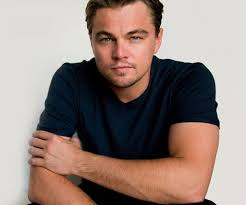
#> input picture opencv2/leo.jpg, 246 x 205 px
$ python transpose.py
#> lines starting #> are read from the running program, lines starting #| are printed output that depends on the picture
# image transpose
# used to rotate image to 90 degrees without any information loss
import cv2
img = cv2.imread('leo.jpg')
#> img is the input picture: shape (205, 246, 3); mean B, G, R 124.6, 131.6, 148.9
r_img = cv2.transpose(img) # returns the transpose of image given in parameters
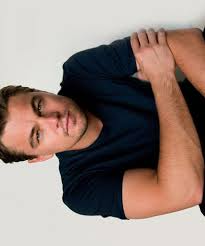
#> r_img: shape (246, 205, 3); mean B, G, R 124.6, 131.6, 148.9
cv2.imshow('original', img)
cv2.imshow('rotated', r_img)
cv2.waitKey(0)
cv2.destroyAllWindows()
